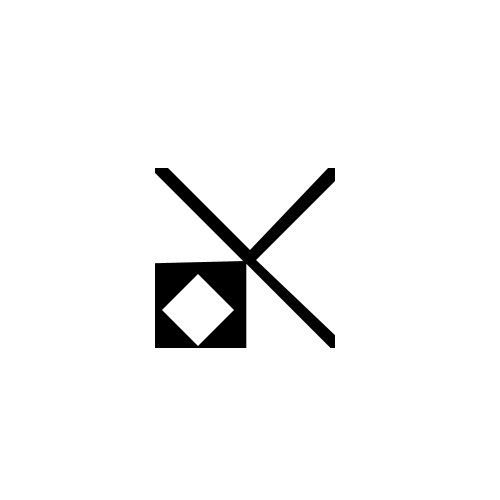
Frame 1 (no input)
Frame 60 (the mouse pressed at the canvas centre just before this capture): identical to frame 1, image omitted
Frame 120 (the mouse held since frame 60 and released just before this capture): identical to frame 1, image omitted

The Processing sketch that drew this single still picture (run headless with seeded random() and noise(); from frame 60 on, the mouse is pressed at the canvas centre):

// Processing sketch: processing_94776
// ── processing_94776.pde

void setup()
{
  size(500,500);
  smooth();
}

void draw()
{
background(255);
noStroke();

//carré noir
pushMatrix();
fill(0);
rect(155,168,180,180);
popMatrix();

pushMatrix();
  //triangle en bas à droite

noStroke();
strokeJoin(MITER);
fill(255);
strokeWeight(2);
triangle(height/2, width/2,width/3,height/3,330,width/3);
popMatrix();

//triangle en haut au milieu
pushMatrix();
strokeWeight(2);
strokeJoin(MITER);
translate(width/0.988, height/50);
rotate(PI/2);
triangle(height/2, width/2,width/3,height/3,330,width/3);
popMatrix();

//triangle en haut à gauche
pushMatrix();
strokeWeight(2);
strokeJoin(MITER);
translate(height/3.25, width/-55);
rotate(PI/4);
scale(0.77);
triangle(height/2, width/2,width/3,height/3,330,width/3);
popMatrix();

//triangle en bas au milieu
pushMatrix();
strokeWeight(2);
strokeJoin(MITER);
translate(height/2.03, width/6);
rotate(PI/4);
scale(0.77);
triangle(height/2, width/2,width/3,height/3,330,width/3);
popMatrix();

//le losange là.
pushMatrix();
strokeWeight(30);
strokeJoin(MITER);
translate(90,118);
scale(0.8);
quad(135,195,180,240,135,285,90,240);
popMatrix();


}
